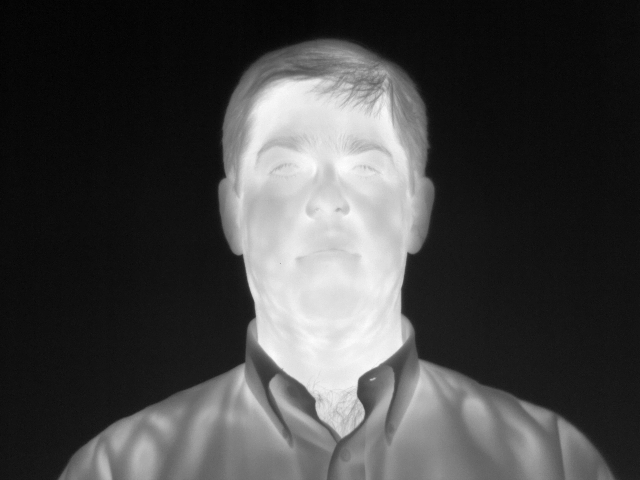
%> input picture Image_Processing_Made_Easy_Demos/Image Registration/IR_image.png, 640 x 480 px
$ octave ThermalScreening.m   (GNU Octave 9; MATLAB toolbox functions it lacks are replaced by stand-ins)
%> lines starting %> are read from the running program, lines starting %| are printed output that depends on the picture
%% Image Registration of an Infrared and Webcam Image
% This example aligns an Infrared image with an webcam image in order
% locate the proper location to measure body temperature near the eyes.

% Copyright 2012-2014 The MathWorks, Inc.

%% Read in the image pair
Fixed = imread('IR_image.png');
%> Fixed is the input picture: size 480x640 uint16; min 2978, max 3107, mean 3013
Moving = imread('Webcam_image.png');
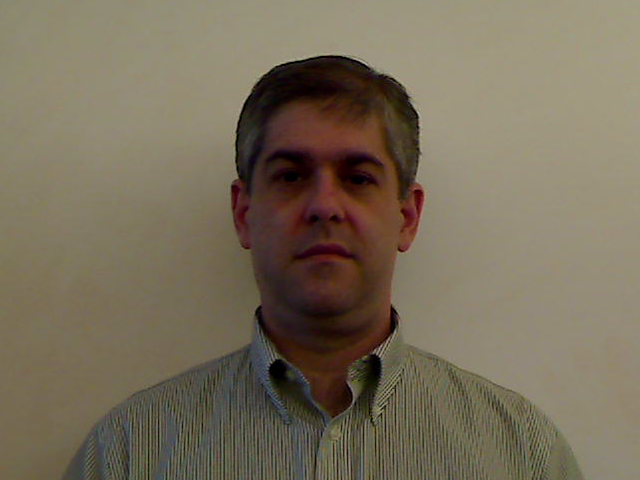
%> input picture Image_Processing_Made_Easy_Demos/Image Registration/Webcam_image.png, 640 x 480 px
%> Moving is the input picture: size 480x640x3 uint8; mean R, G, B 120.7, 110.1, 90.7
Moving = rgb2gray(Moving);
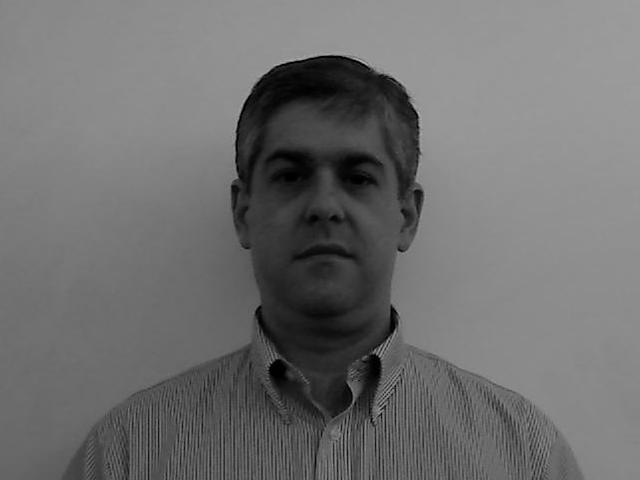
%> Moving: size 480x640 uint8; min 0, max 183, mean 111

%% View the 2 images
imshow(Moving);
% Use imtool to view the IR image (click "Adjust Contrast" button)
imtool(Fixed);

%% View the images side by side in a montage
imshowpair(Fixed,Moving,'montage');
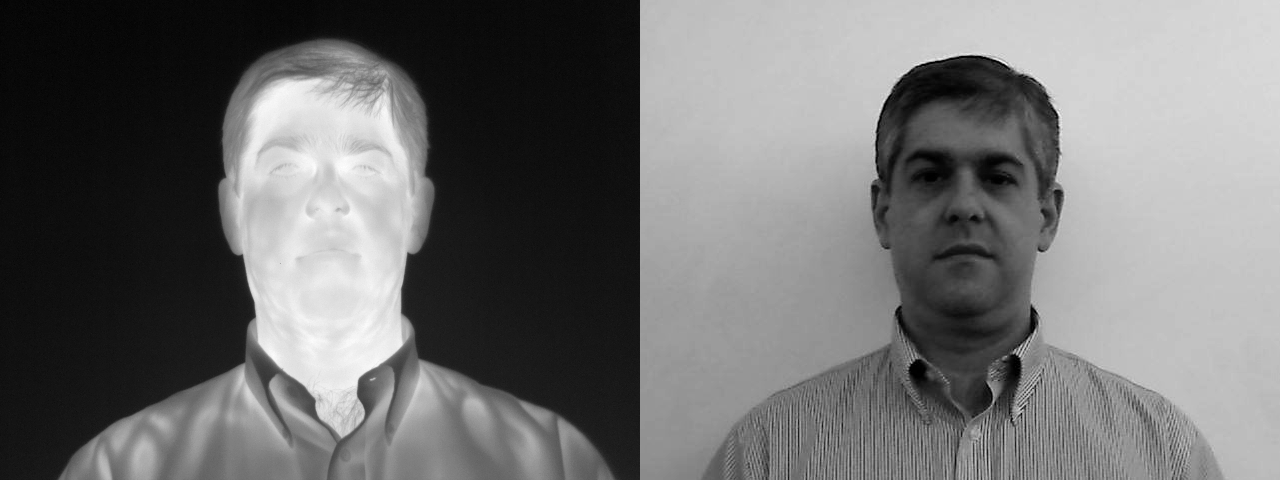
%> displayed picture: size 480x1280, on the screen's scale of 0 to 255; min 0, max 255, mean 112

%% Configure parameters in imregconfig
%> (the run ends here)
